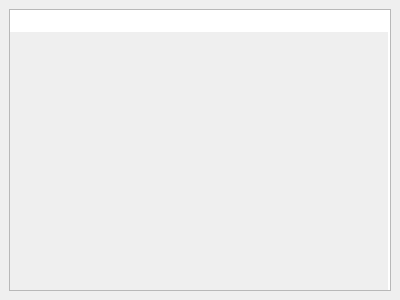
<?xml version="1.0" encoding="UTF-8"?>
<ui version="4.0">
 <class>CDockDebugLog</class>
 <widget class="QDockWidget" name="CDockDebugLog">
  <property name="geometry">
   <rect>
    <x>0</x>
    <y>0</y>
    <width>400</width>
    <height>300</height>
   </rect>
  </property>
  <property name="windowTitle">
   <string>Log</string>
  </property>
  <widget class="QWidget" name="dockWidgetContents">
   <layout class="QGridLayout" name="gridLayout">
    <item row="0" column="0">
     <widget class="QPlainTextEdit" name="txtDebugLog">
      <property name="lineWrapMode">
       <enum>QPlainTextEdit::NoWrap</enum>
      </property>
      <property name="readOnly">
       <bool>true</bool>
      </property>
      <property name="overwriteMode">
       <bool>true</bool>
      </property>
      <property name="textInteractionFlags">
       <set>Qt::TextSelectableByKeyboard|Qt::TextSelectableByMouse</set>
      </property>
      <property name="maximumBlockCount">
       <number>2000</number>
      </property>
      <property name="backgroundVisible">
       <bool>true</bool>
      </property>
     </widget>
    </item>
   </layout>
  </widget>
 </widget>
 <resources/>
 <connections/>
</ui>
